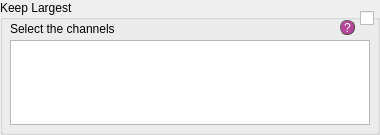
          <widget class="QGroupBox" name="groupBox">
           <property name="sizePolicy">
            <sizepolicy hsizetype="Preferred" vsizetype="Fixed">
             <horstretch>0</horstretch>
             <verstretch>0</verstretch>
            </sizepolicy>
           </property>
           <property name="minimumSize">
            <size>
             <width>355</width>
             <height>135</height>
            </size>
           </property>
           <property name="maximumSize">
            <size>
             <width>380</width>
             <height>135</height>
            </size>
           </property>
           <property name="styleSheet">
            <string notr="true">QGroupBox#proj_info{text-decoration: underline; font: 80 10pt &quot;Calibri Light&quot;;}
</string>
           </property>
           <property name="title">
            <string>Keep Largest</string>
           </property>
           <widget class="QTableWidget" name="tabW_segm">
            <property name="geometry">
             <rect>
              <x>10</x>
              <y>40</y>
              <width>360</width>
              <height>85</height>
             </rect>
            </property>
            <property name="sizePolicy">
             <sizepolicy hsizetype="Fixed" vsizetype="Fixed">
              <horstretch>0</horstretch>
              <verstretch>0</verstretch>
             </sizepolicy>
            </property>
            <property name="minimumSize">
             <size>
              <width>360</width>
              <height>85</height>
             </size>
            </property>
            <property name="maximumSize">
             <size>
              <width>360</width>
              <height>85</height>
             </size>
            </property>
            <property name="styleSheet">
             <string notr="true">font: 25 8pt &quot;Calibri Light&quot;;</string>
            </property>
            <property name="verticalScrollBarPolicy">
             <enum>Qt::ScrollBarAsNeeded</enum>
            </property>
            <property name="horizontalScrollBarPolicy">
             <enum>Qt::ScrollBarAsNeeded</enum>
            </property>
            <property name="sizeAdjustPolicy">
             <enum>QAbstractScrollArea::AdjustToContentsOnFirstShow</enum>
            </property>
           </widget>
           <widget class="QLabel" name="lab_ch1_4">
            <property name="geometry">
             <rect>
              <x>10</x>
              <y>20</y>
              <width>300</width>
              <height>18</height>
             </rect>
            </property>
            <property name="sizePolicy">
             <sizepolicy hsizetype="Preferred" vsizetype="Fixed">
              <horstretch>0</horstretch>
              <verstretch>0</verstretch>
             </sizepolicy>
            </property>
            <property name="minimumSize">
             <size>
              <width>300</width>
              <height>18</height>
             </size>
            </property>
            <property name="maximumSize">
             <size>
              <width>300</width>
              <height>16777215</height>
             </size>
            </property>
            <property name="styleSheet">
             <string notr="true">font: 25 10pt &quot;Calibri Light&quot;;</string>
            </property>
            <property name="text">
             <string>Select the channels</string>
            </property>
           </widget>
           <widget class="QPushButton" name="q_orient_4">
            <property name="geometry">
             <rect>
              <x>340</x>
              <y>20</y>
              <width>15</width>
              <height>15</height>
             </rect>
            </property>
            <property name="styleSheet">
             <string notr="true">QPushButton{border-radius:7px;
border-width: 1px;
border-style: outset;
border-color: rgb(66, 66, 66);
background-color: rgba(162, 0, 122,180);
color: rgb(255, 255, 255);
font: 9pt &quot;Calibri Light&quot;;}

QPushButton:hover{
background-color: rgb(0, 0, 0);
border-color: #672146
}</string>
            </property>
            <property name="text">
             <string>?</string>
            </property>
           </widget>
           <widget class="QCheckBox" name="checkBox_2">
            <property name="geometry">
             <rect>
              <x>360</x>
              <y>10</y>
              <width>16</width>
              <height>17</height>
             </rect>
            </property>
            <property name="text">
             <string/>
            </property>
           </widget>
          </widget>
